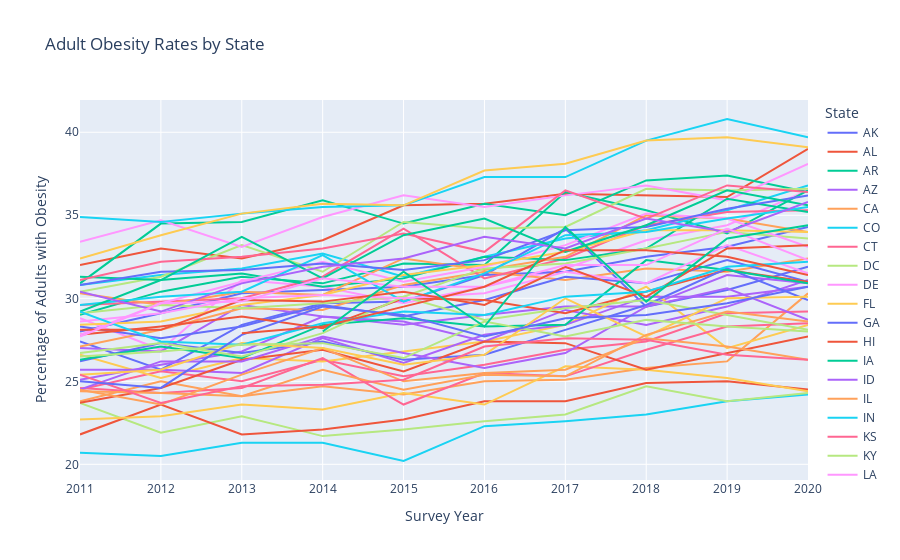

The notebook cell this image was saved under:
### Code cell
fig = px.line(tmp3, x="Year", y="Percent_Adults", color='State', title='Adult Obesity Rates by State',
             labels={
                     "Year": "Survey Year",
                     "Percent_Adults": "Percentage of Adults with Obesity"
                 })
fig.show()

### Figure 1 — Plotly figure (JSON) as saved in the notebook; plotly's stock layout.template omitted (floating-point values rounded to 4 significant figures)
{"data": [{"hovertemplate": "State=AK<br>Survey Year=%{x}<br>Percentage of Adults with Obesity=%{y}<extra></extra>", "legendgroup": "AK", "line": {"color": "#636efa", "dash": "solid"}, "marker": {"symbol": "circle"}, "mode": "lines", "name": "AK", "orientation": "v", "showlegend": true, "type": "scatter", "x": [2011, 2012, 2013, 2014, 2015, 2016, 2017, 2018, 2019, 2020], "xaxis": "x", "y": [27.4, 25.7, 28.4, 29.7, 29.8, 31.4, 34.2, 29.5, 30.5, 31.9], "yaxis": "y"}, {"hovertemplate": "State=AL<br>Survey Year=%{x}<br>Percentage of Adults with Obesity=%{y}<extra></extra>", "legendgroup": "AL", "line": {"color": "#EF553B", "dash": "solid"}, "marker": {"symbol": "circle"}, "mode": "lines", "name": "AL", "orientation": "v", "showlegend": true, "type": "scatter", "x": [2011, 2012, 2013, 2014, 2015, 2016, 2017, 2018, 2019, 2020], "xaxis": "x", "y": [32, 33, 32.4, 33.5, 35.6, 35.7, 36.3, 36.2, 36.1, 39], "yaxis": "y"}, {"hovertemplate": "State=AR<br>Survey Year=%{x}<br>Percentage of Adults with Obesity=%{y}<extra></extra>", "legendgroup": "AR", "line": {"color": "#00cc96", "dash": "solid"}, "marker": {"symbol": "circle"}, "mode": "lines", "name": "AR", "orientation": "v", "showlegend": true, "type": "scatter", "x": [2011, 2012, 2013, 2014, 2015, 2016, 2017, 2018, 2019, 2020], "xaxis": "x", "y": [30.9, 34.5, 34.6, 35.9, 34.5, 35.7, 35, 37.1, 37.4, 36.4], "yaxis": "y"}, {"hovertemplate": "State=AZ<br>Survey Year=%{x}<br>Percentage of Adults with Obesity=%{y}<extra></extra>", "legendgroup": "AZ", "line": {"color": "#ab63fa", "dash": "solid"}, "marker": {"symbol": "circle"}, "mode": "lines", "name": "AZ", "orientation": "v", "showlegend": true, "type": "scatter", "x": [2011, 2012, 2013, 2014, 2015, 2016, 2017, 2018, 2019, 2020], "xaxis": "x", "y": [25.1, 26, 26.8, 28.9, 28.4, 29, 29.5, 29.5, 31.4, 30.9], "yaxis": "y"}, {"hovertemplate": "State=CA<br>Survey Year=%{x}<br>Percentage of Adults with Obesity=%{y}<extra></extra>", "legendgroup": "CA", "line": {"color": "#FFA15A", "dash": "solid"}, "marker": {"symbol": "circle"}, "mode": "lines", "name": "CA", "orientation": "v", "showlegend": true, "type": "scatter", "x": [2011, 2012, 2013, 2014, 2015, 2016, 2017, 2018, 2019, 2020], "xaxis": "x", "y": [23.8, 25, 24.1, 24.7, 24.2, 25, 25.1, 25.8, 26.2, 30.3], "yaxis": "y"}, {"hovertemplate": "State=CO<br>Survey Year=%{x}<br>Percentage of Adults with Obesity=%{y}<extra></extra>", "legendgroup": "CO", "line": {"color": "#19d3f3", "dash": "solid"}, "marker": {"symbol": "circle"}, "mode": "lines", "name": "CO", "orientation": "v", "showlegend": true, "type": "scatter", "x": [2011, 2012, 2013, 2014, 2015, 2016, 2017, 2018, 2019, 2020], "xaxis": "x", "y": [20.7, 20.5, 21.3, 21.3, 20.2, 22.3, 22.6, 23, 23.8, 24.2], "yaxis": "y"}, {"hovertemplate": "State=CT<br>Survey Year=%{x}<br>Percentage of Adults with Obesity=%{y}<extra></extra>", "legendgroup": "CT", "line": {"color": "#FF6692", "dash": "solid"}, "marker": {"symbol": "circle"}, "mode": "lines", "name": "CT", "orientation": "v", "showlegend": true, "type": "scatter", "x": [2011, 2012, 2013, 2014, 2015, 2016, 2017, 2018, 2019, 2020], "xaxis": "x", "y": [24.5, 25.6, 25, 26.3, 25.3, 26, 26.9, 27.4, 29.1, 29.2], "yaxis": "y"}, {"hovertemplate": "State=DC<br>Survey Year=%{x}<br>Percentage of Adults with Obesity=%{y}<extra></extra>", "legendgroup": "DC", "line": {"color": "#B6E880", "dash": "solid"}, "marker": {"symbol": "circle"}, "mode": "lines", "name": "DC", "orientation": "v", "showlegend": true, "type": "scatter", "x": [2011, 2012, 2013, 2014, 2015, 2016, 2017, 2018, 2019, 2020], "xaxis": "x", "y": [23.7, 21.9, 22.9, 21.7, 22.1, 22.6, 23, 24.7, 23.8, 24.3], "yaxis": "y"}, {"hovertemplate": "State=DE<br>Survey Year=%{x}<br>Percentage of Adults with Obesity=%{y}<extra></extra>", "legendgroup": "DE", "line": {"color": "#FF97FF", "dash": "solid"}, "marker": {"symbol": "circle"}, "mode": "lines", "name": "DE", "orientation": "v", "showlegend": true, "type": "scatter", "x": [2011, 2012, 2013, 2014, 2015, 2016, 2017, 2018, 2019, 2020], "xaxis": "x", "y": [28.8, 26.9, 31.1, 30.7, 29.7, 30.7, 31.8, 33.5, 34.4, 36.5], "yaxis": "y"}, {"hovertemplate": "State=FL<br>Survey Year=%{x}<br>Percentage of Adults with Obesity=%{y}<extra></extra>", "legendgroup": "FL", "line": {"color": "#FECB52", "dash": "solid"}, "marker": {"symbol": "circle"}, "mode": "lines", "name": "FL", "orientation": "v", "showlegend": true, "type": "scatter", "x": [2011, 2012, 2013, 2014, 2015, 2016, 2017, 2018, 2019, 2020], "xaxis": "x", "y": [26.6, 25.2, 26.4, 26.2, 26.8, 27.4, 28.4, 30.7, 27, 28.4], "yaxis": "y"}, {"hovertemplate": "State=GA<br>Survey Year=%{x}<br>Percentage of Adults with Obesity=%{y}<extra></extra>", "legendgroup": "GA", "line": {"color": "#636efa", "dash": "solid"}, "marker": {"symbol": "circle"}, "mode": "lines", "name": "GA", "orientation": "v", "showlegend": true, "type": "scatter", "x": [2011, 2012, 2013, 2014, 2015, 2016, 2017, 2018, 2019, 2020], "xaxis": "x", "y": [28, 29.1, 30.3, 30.5, 30.7, 31.4, 31.6, 32.5, 33.1, 34.3], "yaxis": "y"}, {"hovertemplate": "State=HI<br>Survey Year=%{x}<br>Percentage of Adults with Obesity=%{y}<extra></extra>", "legendgroup": "HI", "line": {"color": "#EF553B", "dash": "solid"}, "marker": {"symbol": "circle"}, "mode": "lines", "name": "HI", "orientation": "v", "showlegend": true, "type": "scatter", "x": [2011, 2012, 2013, 2014, 2015, 2016, 2017, 2018, 2019, 2020], "xaxis": "x", "y": [21.8, 23.6, 21.8, 22.1, 22.7, 23.8, 23.8, 24.9, 25, 24.5], "yaxis": "y"}, {"hovertemplate": "State=IA<br>Survey Year=%{x}<br>Percentage of Adults with Obesity=%{y}<extra></extra>", "legendgroup": "IA", "line": {"color": "#00cc96", "dash": "solid"}, "marker": {"symbol": "circle"}, "mode": "lines", "name": "IA", "orientation": "v", "showlegend": true, "type": "scatter", "x": [2011, 2012, 2013, 2014, 2015, 2016, 2017, 2018, 2019, 2020], "xaxis": "x", "y": [29, 30.4, 31.3, 30.9, 32.1, 32, 36.4, 35.3, 33.9, 36.5], "yaxis": "y"}, {"hovertemplate": "State=ID<br>Survey Year=%{x}<br>Percentage of Adults with Obesity=%{y}<extra></extra>", "legendgroup": "ID", "line": {"color": "#ab63fa", "dash": "solid"}, "marker": {"symbol": "circle"}, "mode": "lines", "name": "ID", "orientation": "v", "showlegend": true, "type": "scatter", "x": [2011, 2012, 2013, 2014, 2015, 2016, 2017, 2018, 2019, 2020], "xaxis": "x", "y": [27, 26.8, 29.6, 28.9, 28.6, 27.4, 29.3, 28.4, 29.5, 31.1], "yaxis": "y"}, {"hovertemplate": "State=IL<br>Survey Year=%{x}<br>Percentage of Adults with Obesity=%{y}<extra></extra>", "legendgroup": "IL", "line": {"color": "#FFA15A", "dash": "solid"}, "marker": {"symbol": "circle"}, "mode": "lines", "name": "IL", "orientation": "v", "showlegend": true, "type": "scatter", "x": [2011, 2012, 2013, 2014, 2015, 2016, 2017, 2018, 2019, 2020], "xaxis": "x", "y": [27.1, 28.1, 29.4, 29.3, 30.8, 31.6, 31.1, 31.8, 31.6, 32.4], "yaxis": "y"}, {"hovertemplate": "State=IN<br>Survey Year=%{x}<br>Percentage of Adults with Obesity=%{y}<extra></extra>", "legendgroup": "IN", "line": {"color": "#19d3f3", "dash": "solid"}, "marker": {"symbol": "circle"}, "mode": "lines", "name": "IN", "orientation": "v", "showlegend": true, "type": "scatter", "x": [2011, 2012, 2013, 2014, 2015, 2016, 2017, 2018, 2019, 2020], "xaxis": "x", "y": [30.8, 31.4, 31.8, 32.7, 31.3, 32.5, 33.6, 34.1, 35.3, 36.8], "yaxis": "y"}, {"hovertemplate": "State=KS<br>Survey Year=%{x}<br>Percentage of Adults with Obesity=%{y}<extra></extra>", "legendgroup": "KS", "line": {"color": "#FF6692", "dash": "solid"}, "marker": {"symbol": "circle"}, "mode": "lines", "name": "KS", "orientation": "v", "showlegend": true, "type": "scatter", "x": [2011, 2012, 2013, 2014, 2015, 2016, 2017, 2018, 2019, 2020], "xaxis": "x", "y": [29.6, 29.8, 30, 31.3, 34.2, 31.2, 32.4, 34.4, 35.2, 35.3], "yaxis": "y"}, {"hovertemplate": "State=KY<br>Survey Year=%{x}<br>Percentage of Adults with Obesity=%{y}<extra></extra>", "legendgroup": "KY", "line": {"color": "#B6E880", "dash": "solid"}, "marker": {"symbol": "circle"}, "mode": "lines", "name": "KY", "orientation": "v", "showlegend": true, "type": "scatter", "x": [2011, 2012, 2013, 2014, 2015, 2016, 2017, 2018, 2019, 2020], "xaxis": "x", "y": [30.4, 31.3, 33.2, 31.6, 34.6, 34.2, 34.3, 36.6, 36.5, 36.6], "yaxis": "y"}, {"hovertemplate": "State=LA<br>Survey Year=%{x}<br>Percentage of Adults with Obesity=%{y}<extra></extra>", "legendgroup": "LA", "line": {"color": "#FF97FF", "dash": "solid"}, "marker": {"symbol": "circle"}, "mode": "lines", "name": "LA", "orientation": "v", "showlegend": true, "type": "scatter", "x": [2011, 2012, 2013, 2014, 2015, 2016, 2017, 2018, 2019, 2020], "xaxis": "x", "y": [33.4, 34.7, 33.1, 34.9, 36.2, 35.5, 36.2, 36.8, 35.9, 38.1], "yaxis": "y"}, {"hovertemplate": "State=MA<br>Survey Year=%{x}<br>Percentage of Adults with Obesity=%{y}<extra></extra>", "legendgroup": "MA", "line": {"color": "#FECB52", "dash": "solid"}, "marker": {"symbol": "circle"}, "mode": "lines", "name": "MA", "orientation": "v", "showlegend": true, "type": "scatter", "x": [2011, 2012, 2013, 2014, 2015, 2016, 2017, 2018, 2019, 2020], "xaxis": "x", "y": [22.7, 22.9, 23.6, 23.3, 24.3, 23.6, 25.9, 25.7, 25.2, 24.4], "yaxis": "y"}, {"hovertemplate": "State=MD<br>Survey Year=%{x}<br>Percentage of Adults with Obesity=%{y}<extra></extra>", "legendgroup": "MD", "line": {"color": "#636efa", "dash": "solid"}, "marker": {"symbol": "circle"}, "mode": "lines", "name": "MD", "orientation": "v", "showlegend": true, "type": "scatter", "x": [2011, 2012, 2013, 2014, 2015, 2016, 2017, 2018, 2019, 2020], "xaxis": "x", "y": [28.3, 27.6, 28.3, 29.6, 28.9, 29.9, 31.3, 30.9, 32.3, 31], "yaxis": "y"}, {"hovertemplate": "State=ME<br>Survey Year=%{x}<br>Percentage of Adults with Obesity=%{y}<extra></extra>", "legendgroup": "ME", "line": {"color": "#EF553B", "dash": "solid"}, "marker": {"symbol": "circle"}, "mode": "lines", "name": "ME", "orientation": "v", "showlegend": true, "type": "scatter", "x": [2011, 2012, 2013, 2014, 2015, 2016, 2017, 2018, 2019, 2020], "xaxis": "x", "y": [27.8, 28.3, 28.9, 28.2, 30, 29.9, 29.1, 30.4, 31.7, 31], "yaxis": "y"}, {"hovertemplate": "State=MI<br>Survey Year=%{x}<br>Percentage of Adults with Obesity=%{y}<extra></extra>", "legendgroup": "MI", "line": {"color": "#00cc96", "dash": "solid"}, "marker": {"symbol": "circle"}, "mode": "lines", "name": "MI", "orientation": "v", "showlegend": true, "type": "scatter", "x": [2011, 2012, 2013, 2014, 2015, 2016, 2017, 2018, 2019, 2020], "xaxis": "x", "y": [31.3, 31.1, 31.5, 30.7, 31.2, 32.5, 32.3, 33, 36, 35.2], "yaxis": "y"}, {"hovertemplate": "State=MN<br>Survey Year=%{x}<br>Percentage of Adults with Obesity=%{y}<extra></extra>", "legendgroup": "MN", "line": {"color": "#ab63fa", "dash": "solid"}, "marker": {"symbol": "circle"}, "mode": "lines", "name": "MN", "orientation": "v", "showlegend": true, "type": "scatter", "x": [2011, 2012, 2013, 2014, 2015, 2016, 2017, 2018, 2019, 2020], "xaxis": "x", "y": [25.7, 25.7, 25.5, 27.6, 26.1, 27.8, 28.4, 30.1, 30.1, 30.7], "yaxis": "y"}, {"hovertemplate": "State=MO<br>Survey Year=%{x}<br>Percentage of Adults with Obesity=%{y}<extra></extra>", "legendgroup": "MO", "line": {"color": "#FFA15A", "dash": "solid"}, "marker": {"symbol": "circle"}, "mode": "lines", "name": "MO", "orientation": "v", "showlegend": true, "type": "scatter", "x": [2011, 2012, 2013, 2014, 2015, 2016, 2017, 2018, 2019, 2020], "xaxis": "x", "y": [30.3, 29.6, 30.4, 30.2, 32.4, 31.7, 32.5, 35, 34.8, 34], "yaxis": "y"}, {"hovertemplate": "State=MS<br>Survey Year=%{x}<br>Percentage of Adults with Obesity=%{y}<extra></extra>", "legendgroup": "MS", "line": {"color": "#19d3f3", "dash": "solid"}, "marker": {"symbol": "circle"}, "mode": "lines", "name": "MS", "orientation": "v", "showlegend": true, "type": "scatter", "x": [2011, 2012, 2013, 2014, 2015, 2016, 2017, 2018, 2019, 2020], "xaxis": "x", "y": [34.9, 34.6, 35.1, 35.5, 35.6, 37.3, 37.3, 39.5, 40.8, 39.7], "yaxis": "y"}, {"hovertemplate": "State=MT<br>Survey Year=%{x}<br>Percentage of Adults with Obesity=%{y}<extra></extra>", "legendgroup": "MT", "line": {"color": "#FF6692", "dash": "solid"}, "marker": {"symbol": "circle"}, "mode": "lines", "name": "MT", "orientation": "v", "showlegend": true, "type": "scatter", "x": [2011, 2012, 2013, 2014, 2015, 2016, 2017, 2018, 2019, 2020], "xaxis": "x", "y": [24.6, 24.3, 24.6, 26.4, 23.6, 25.5, 25.3, 26.9, 28.3, 28.5], "yaxis": "y"}, {"hovertemplate": "State=NC<br>Survey Year=%{x}<br>Percentage of Adults with Obesity=%{y}<extra></extra>", "legendgroup": "NC", "line": {"color": "#B6E880", "dash": "solid"}, "marker": {"symbol": "circle"}, "mode": "lines", "name": "NC", "orientation": "v", "showlegend": true, "type": "scatter", "x": [2011, 2012, 2013, 2014, 2015, 2016, 2017, 2018, 2019, 2020], "xaxis": "x", "y": [29.1, 29.6, 29.4, 29.7, 30.1, 31.8, 32.1, 33, 34, 33.6], "yaxis": "y"}, {"hovertemplate": "State=ND<br>Survey Year=%{x}<br>Percentage of Adults with Obesity=%{y}<extra></extra>", "legendgroup": "ND", "line": {"color": "#FF97FF", "dash": "solid"}, "marker": {"symbol": "circle"}, "mode": "lines", "name": "ND", "orientation": "v", "showlegend": true, "type": "scatter", "x": [2011, 2012, 2013, 2014, 2015, 2016, 2017, 2018, 2019, 2020], "xaxis": "x", "y": [27.8, 29.7, 31, 32.2, 31, 31.9, 33.2, 35.1, 34.8, 33.1], "yaxis": "y"}, {"hovertemplate": "State=NE<br>Survey Year=%{x}<br>Percentage of Adults with Obesity=%{y}<extra></extra>", "legendgroup": "NE", "line": {"color": "#FECB52", "dash": "solid"}, "marker": {"symbol": "circle"}, "mode": "lines", "name": "NE", "orientation": "v", "showlegend": true, "type": "scatter", "x": [2011, 2012, 2013, 2014, 2015, 2016, 2017, 2018, 2019, 2020], "xaxis": "x", "y": [28.4, 28.6, 29.6, 30.2, 31.4, 32, 32.8, 34.1, 34.1, 34], "yaxis": "y"}, {"hovertemplate": "State=NH<br>Survey Year=%{x}<br>Percentage of Adults with Obesity=%{y}<extra></extra>", "legendgroup": "NH", "line": {"color": "#636efa", "dash": "solid"}, "marker": {"symbol": "circle"}, "mode": "lines", "name": "NH", "orientation": "v", "showlegend": true, "type": "scatter", "x": [2011, 2012, 2013, 2014, 2015, 2016, 2017, 2018, 2019, 2020], "xaxis": "x", "y": [26.2, 27.3, 26.7, 27.4, 26.3, 26.6, 28.1, 29.6, 31.8, 29.9], "yaxis": "y"}, {"hovertemplate": "State=NJ<br>Survey Year=%{x}<br>Percentage of Adults with Obesity=%{y}<extra></extra>", "legendgroup": "NJ", "line": {"color": "#EF553B", "dash": "solid"}, "marker": {"symbol": "circle"}, "mode": "lines", "name": "NJ", "orientation": "v", "showlegend": true, "type": "scatter", "x": [2011, 2012, 2013, 2014, 2015, 2016, 2017, 2018, 2020], "xaxis": "x", "y": [23.7, 24.6, 26.3, 26.9, 25.6, 27.4, 27.3, 25.7, 27.7], "yaxis": "y"}, {"hovertemplate": "State=NM<br>Survey Year=%{x}<br>Percentage of Adults with Obesity=%{y}<extra></extra>", "legendgroup": "NM", "line": {"color": "#00cc96", "dash": "solid"}, "marker": {"symbol": "circle"}, "mode": "lines", "name": "NM", "orientation": "v", "showlegend": true, "type": "scatter", "x": [2011, 2012, 2013, 2014, 2015, 2016, 2017, 2018, 2019, 2020], "xaxis": "x", "y": [26.3, 27.1, 26.4, 28.4, 28.8, 28.3, 28.4, 32.3, 31.7, 30.9], "yaxis": "y"}, {"hovertemplate": "State=NV<br>Survey Year=%{x}<br>Percentage of Adults with Obesity=%{y}<extra></extra>", "legendgroup": "NV", "line": {"color": "#ab63fa", "dash": "solid"}, "marker": {"symbol": "circle"}, "mode": "lines", "name": "NV", "orientation": "v", "showlegend": true, "type": "scatter", "x": [2011, 2012, 2013, 2014, 2015, 2016, 2017, 2018, 2019, 2020], "xaxis": "x", "y": [24.5, 26.2, 26.2, 27.7, 26.7, 25.8, 26.7, 29.5, 30.6, 28.7], "yaxis": "y"}, {"hovertemplate": "State=NY<br>Survey Year=%{x}<br>Percentage of Adults with Obesity=%{y}<extra></extra>", "legendgroup": "NY", "line": {"color": "#FFA15A", "dash": "solid"}, "marker": {"symbol": "circle"}, "mode": "lines", "name": "NY", "orientation": "v", "showlegend": true, "type": "scatter", "x": [2011, 2012, 2013, 2014, 2015, 2016, 2017, 2018, 2019, 2020], "xaxis": "x", "y": [24.5, 23.6, 25.4, 27, 25, 25.5, 25.7, 27.6, 27.1, 26.3], "yaxis": "y"}, {"hovertemplate": "State=OH<br>Survey Year=%{x}<br>Percentage of Adults with Obesity=%{y}<extra></extra>", "legendgroup": "OH", "line": {"color": "#19d3f3", "dash": "solid"}, "marker": {"symbol": "circle"}, "mode": "lines", "name": "OH", "orientation": "v", "showlegend": true, "type": "scatter", "x": [2011, 2012, 2013, 2014, 2015, 2016, 2017, 2018, 2019, 2020], "xaxis": "x", "y": [29.6, 30.1, 30.4, 32.6, 29.8, 31.5, 33.8, 34, 34.8, 35.5], "yaxis": "y"}, {"hovertemplate": "State=OK<br>Survey Year=%{x}<br>Percentage of Adults with Obesity=%{y}<extra></extra>", "legendgroup": "OK", "line": {"color": "#FF6692", "dash": "solid"}, "marker": {"symbol": "circle"}, "mode": "lines", "name": "OK", "orientation": "v", "showlegend": true, "type": "scatter", "x": [2011, 2012, 2013, 2014, 2015, 2016, 2017, 2018, 2019, 2020], "xaxis": "x", "y": [31.1, 32.2, 32.5, 33, 33.9, 32.8, 36.5, 34.8, 36.8, 36.4], "yaxis": "y"}, {"hovertemplate": "State=OR<br>Survey Year=%{x}<br>Percentage of Adults with Obesity=%{y}<extra></extra>", "legendgroup": "OR", "line": {"color": "#B6E880", "dash": "solid"}, "marker": {"symbol": "circle"}, "mode": "lines", "name": "OR", "orientation": "v", "showlegend": true, "type": "scatter", "x": [2011, 2012, 2013, 2014, 2015, 2016, 2017, 2018, 2019, 2020], "xaxis": "x", "y": [26.7, 27.3, 26.5, 27.9, 30.1, 28.7, 29.4, 29.9, 29, 28.1], "yaxis": "y"}, {"hovertemplate": "State=PA<br>Survey Year=%{x}<br>Percentage of Adults with Obesity=%{y}<extra></extra>", "legendgroup": "PA", "line": {"color": "#FF97FF", "dash": "solid"}, "marker": {"symbol": "circle"}, "mode": "lines", "name": "PA", "orientation": "v", "showlegend": true, "type": "scatter", "x": [2011, 2012, 2013, 2014, 2015, 2016, 2017, 2018, 2019, 2020], "xaxis": "x", "y": [28.6, 29.1, 30, 30.2, 30, 30.3, 31.6, 30.9, 33.2, 31.5], "yaxis": "y"}, {"hovertemplate": "State=RI<br>Survey Year=%{x}<br>Percentage of Adults with Obesity=%{y}<extra></extra>", "legendgroup": "RI", "line": {"color": "#FECB52", "dash": "solid"}, "marker": {"symbol": "circle"}, "mode": "lines", "name": "RI", "orientation": "v", "showlegend": true, "type": "scatter", "x": [2011, 2012, 2013, 2014, 2015, 2016, 2017, 2018, 2019, 2020], "xaxis": "x", "y": [25.4, 25.7, 27.3, 27, 26, 26.6, 30, 27.7, 30, 30.1], "yaxis": "y"}, {"hovertemplate": "State=SC<br>Survey Year=%{x}<br>Percentage of Adults with Obesity=%{y}<extra></extra>", "legendgroup": "SC", "line": {"color": "#636efa", "dash": "solid"}, "marker": {"symbol": "circle"}, "mode": "lines", "name": "SC", "orientation": "v", "showlegend": true, "type": "scatter", "x": [2011, 2012, 2013, 2014, 2015, 2016, 2017, 2018, 2019, 2020], "xaxis": "x", "y": [30.8, 31.6, 31.7, 32.1, 31.7, 32.3, 34.1, 34.3, 35.4, 36.2], "yaxis": "y"}, {"hovertemplate": "State=SD<br>Survey Year=%{x}<br>Percentage of Adults with Obesity=%{y}<extra></extra>", "legendgroup": "SD", "line": {"color": "#EF553B", "dash": "solid"}, "marker": {"symbol": "circle"}, "mode": "lines", "name": "SD", "orientation": "v", "showlegend": true, "type": "scatter", "x": [2011, 2012, 2013, 2014, 2015, 2016, 2017, 2018, 2019, 2020], "xaxis": "x", "y": [28.1, 28.1, 29.9, 29.8, 30.4, 29.6, 31.9, 30.1, 33, 33.2], "yaxis": "y"}, {"hovertemplate": "State=TN<br>Survey Year=%{x}<br>Percentage of Adults with Obesity=%{y}<extra></extra>", "legendgroup": "TN", "line": {"color": "#00cc96", "dash": "solid"}, "marker": {"symbol": "circle"}, "mode": "lines", "name": "TN", "orientation": "v", "showlegend": true, "type": "scatter", "x": [2011, 2012, 2013, 2014, 2015, 2016, 2017, 2018, 2019, 2020], "xaxis": "x", "y": [29.2, 31.1, 33.7, 31.2, 33.8, 34.8, 32.8, 34.4, 36.5, 35.6], "yaxis": "y"}, {"hovertemplate": "State=TX<br>Survey Year=%{x}<br>Percentage of Adults with Obesity=%{y}<extra></extra>", "legendgroup": "TX", "line": {"color": "#ab63fa", "dash": "solid"}, "marker": {"symbol": "circle"}, "mode": "lines", "name": "TX", "orientation": "v", "showlegend": true, "type": "scatter", "x": [2011, 2012, 2013, 2014, 2015, 2016, 2017, 2018, 2019, 2020], "xaxis": "x", "y": [30.4, 29.2, 30.9, 31.9, 32.4, 33.7, 33, 34.8, 34, 35.8], "yaxis": "y"}, {"hovertemplate": "State=UT<br>Survey Year=%{x}<br>Percentage of Adults with Obesity=%{y}<extra></extra>", "legendgroup": "UT", "line": {"color": "#FFA15A", "dash": "solid"}, "marker": {"symbol": "circle"}, "mode": "lines", "name": "UT", "orientation": "v", "showlegend": true, "type": "scatter", "x": [2011, 2012, 2013, 2014, 2015, 2016, 2017, 2018, 2019, 2020], "xaxis": "x", "y": [24.4, 24.3, 24.1, 25.7, 24.5, 25.4, 25.3, 27.8, 29.2, 28.6], "yaxis": "y"}, {"hovertemplate": "State=VA<br>Survey Year=%{x}<br>Percentage of Adults with Obesity=%{y}<extra></extra>", "legendgroup": "VA", "line": {"color": "#19d3f3", "dash": "solid"}, "marker": {"symbol": "circle"}, "mode": "lines", "name": "VA", "orientation": "v", "showlegend": true, "type": "scatter", "x": [2011, 2012, 2013, 2014, 2015, 2016, 2017, 2018, 2019, 2020], "xaxis": "x", "y": [29.2, 27.4, 27.2, 28.5, 29.2, 29, 30.1, 30.4, 31.9, 32.2], "yaxis": "y"}, {"hovertemplate": "State=VT<br>Survey Year=%{x}<br>Percentage of Adults with Obesity=%{y}<extra></extra>", "legendgroup": "VT", "line": {"color": "#FF6692", "dash": "solid"}, "marker": {"symbol": "circle"}, "mode": "lines", "name": "VT", "orientation": "v", "showlegend": true, "type": "scatter", "x": [2011, 2012, 2013, 2014, 2015, 2016, 2017, 2018, 2019, 2020], "xaxis": "x", "y": [25.4, 23.7, 24.7, 24.8, 25.1, 27.1, 27.6, 27.5, 26.6, 26.3], "yaxis": "y"}, {"hovertemplate": "State=WA<br>Survey Year=%{x}<br>Percentage of Adults with Obesity=%{y}<extra></extra>", "legendgroup": "WA", "line": {"color": "#B6E880", "dash": "solid"}, "marker": {"symbol": "circle"}, "mode": "lines", "name": "WA", "orientation": "v", "showlegend": true, "type": "scatter", "x": [2011, 2012, 2013, 2014, 2015, 2016, 2017, 2018, 2019, 2020], "xaxis": "x", "y": [26.5, 26.8, 27.2, 27.3, 26.4, 28.6, 27.7, 28.7, 28.3, 28], "yaxis": "y"}, {"hovertemplate": "State=WI<br>Survey Year=%{x}<br>Percentage of Adults with Obesity=%{y}<extra></extra>", "legendgroup": "WI", "line": {"color": "#FF97FF", "dash": "solid"}, "marker": {"symbol": "circle"}, "mode": "lines", "name": "WI", "orientation": "v", "showlegend": true, "type": "scatter", "x": [2011, 2012, 2013, 2014, 2015, 2016, 2017, 2018, 2019, 2020], "xaxis": "x", "y": [27.7, 29.7, 29.8, 31.2, 30.7, 30.7, 32, 32, 34.2, 32.3], "yaxis": "y"}, {"hovertemplate": "State=WV<br>Survey Year=%{x}<br>Percentage of Adults with Obesity=%{y}<extra></extra>", "legendgroup": "WV", "line": {"color": "#FECB52", "dash": "solid"}, "marker": {"symbol": "circle"}, "mode": "lines", "name": "WV", "orientation": "v", "showlegend": true, "type": "scatter", "x": [2011, 2012, 2013, 2014, 2015, 2016, 2017, 2018, 2019, 2020], "xaxis": "x", "y": [32.4, 33.8, 35.1, 35.7, 35.6, 37.7, 38.1, 39.5, 39.7, 39.1], "yaxis": "y"}, {"hovertemplate": "State=WY<br>Survey Year=%{x}<br>Percentage of Adults with Obesity=%{y}<extra></extra>", "legendgroup": "WY", "line": {"color": "#636efa", "dash": "solid"}, "marker": {"symbol": "circle"}, "mode": "lines", "name": "WY", "orientation": "v", "showlegend": true, "type": "scatter", "x": [2011, 2012, 2013, 2014, 2015, 2016, 2017, 2018, 2019, 2020], "xaxis": "x", "y": [25, 24.6, 27.8, 29.5, 29, 27.7, 28.8, 29, 29.7, 30.7], "yaxis": "y"}, {"hovertemplate": "State=PR<br>Survey Year=%{x}<br>Percentage of Adults with Obesity=%{y}<extra></extra>", "legendgroup": "PR", "line": {"color": "#EF553B", "dash": "solid"}, "marker": {"symbol": "circle"}, "mode": "lines", "name": "PR", "orientation": "v", "showlegend": true, "type": "scatter", "x": [2013, 2014, 2015, 2016, 2017, 2018, 2019, 2020], "xaxis": "x", "y": [27.9, 28.3, 29.5, 30.7, 32.9, 32.9, 32.5, 31.4], "yaxis": "y"}, {"hovertemplate": "State=GU<br>Survey Year=%{x}<br>Percentage of Adults with Obesity=%{y}<extra></extra>", "legendgroup": "GU", "line": {"color": "#00cc96", "dash": "solid"}, "marker": {"symbol": "circle"}, "mode": "lines", "name": "GU", "orientation": "v", "showlegend": true, "type": "scatter", "x": [2014, 2015, 2016, 2017, 2018, 2019, 2020], "xaxis": "x", "y": [28, 31.6, 28.3, 34.3, 29.8, 33.6, 34.4], "yaxis": "y"}, {"hovertemplate": "State=VI<br>Survey Year=%{x}<br>Percentage of Adults with Obesity=%{y}<extra></extra>", "legendgroup": "VI", "line": {"color": "#ab63fa", "dash": "solid"}, "marker": {"symbol": "circle"}, "mode": "lines", "name": "VI", "orientation": "v", "showlegend": true, "type": "scatter", "x": [2016], "xaxis": "x", "y": [32.5], "yaxis": "y"}], "layout": {"legend": {"title": {"text": "State"}, "tracegroupgap": 0}, "title": {"text": "Adult Obesity Rates by State"}, "xaxis": {"anchor": "y", "domain": [0, 1], "title": {"text": "Survey Year"}}, "yaxis": {"anchor": "x", "domain": [0, 1], "title": {"text": "Percentage of Adults with Obesity"}}}}
